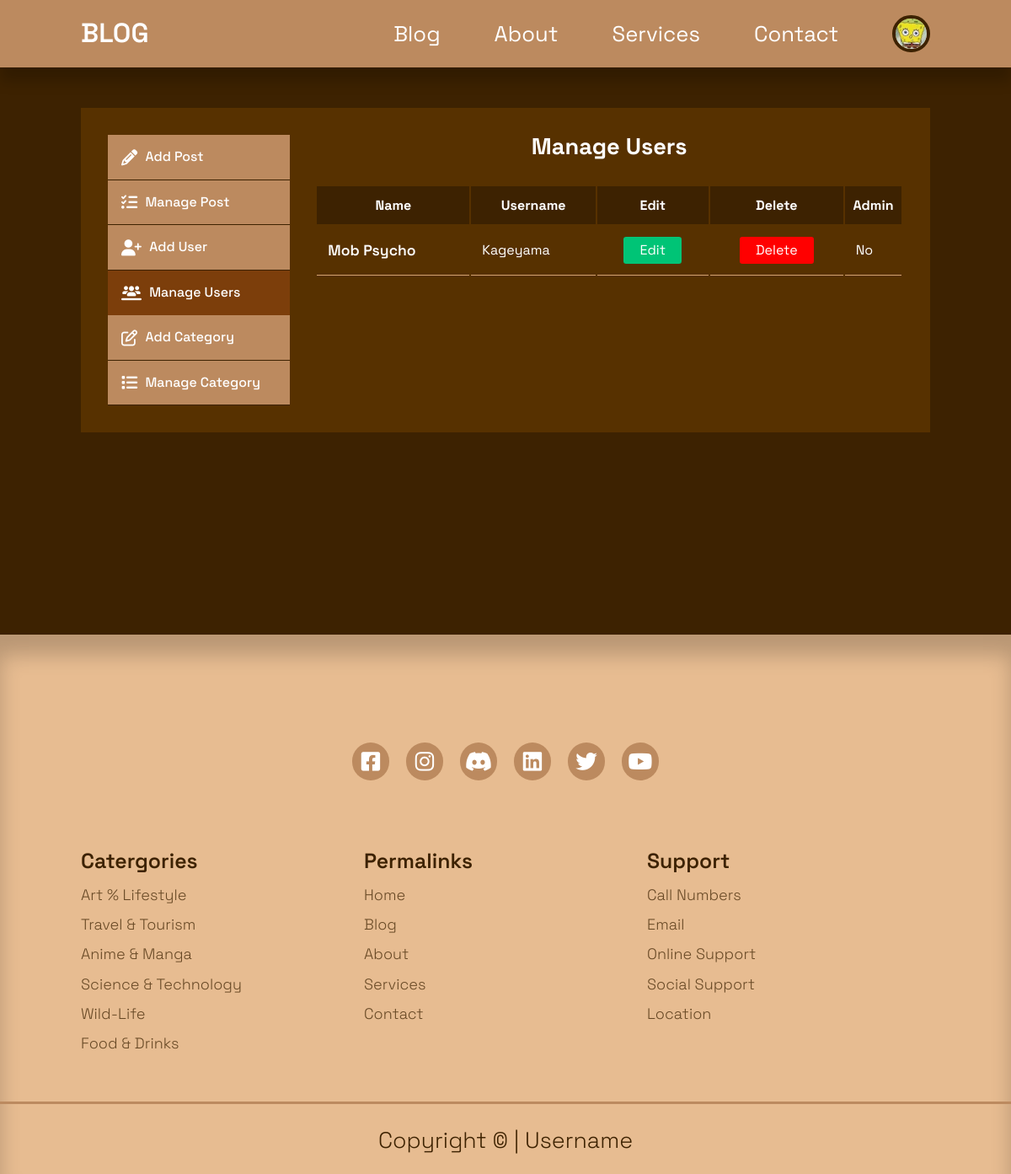
Before: /admin/manage-users.php (signed in) with the older database file.
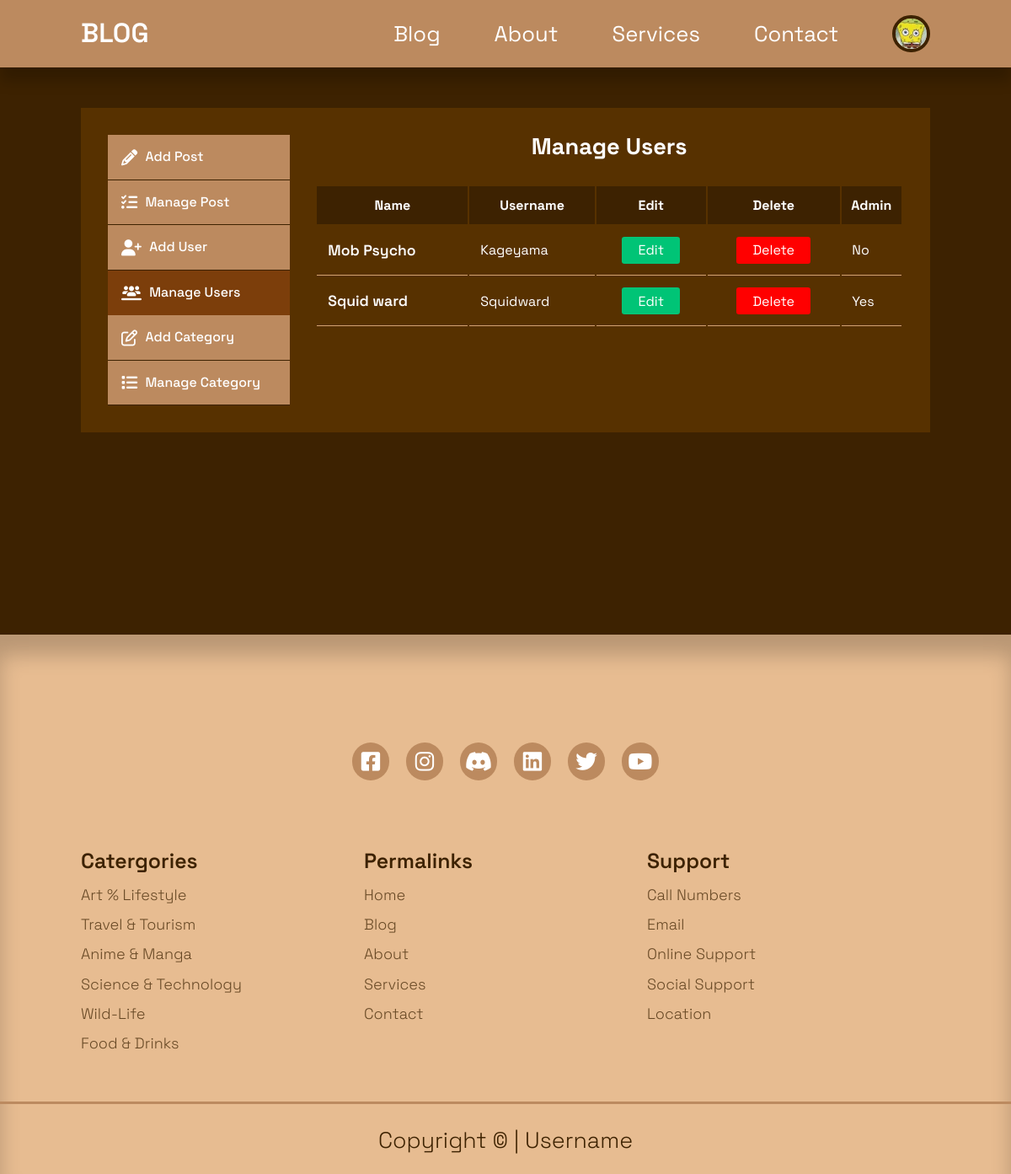
After: the same page with the newer database file.
### tables this page shows
CREATE TABLE `users` (
  `id` int(10) UNSIGNED NOT NULL,
  `firstname` varchar(30) NOT NULL,
  `lastname` varchar(30) NOT NULL,
  `username` varchar(30) NOT NULL,
  `email` varchar(60) NOT NULL,
  `password` varchar(255) NOT NULL,
  `avatar` varchar(100) NOT NULL,
  `is_admin` tinyint(1) NOT NULL
);

### admin/manage-users.php (the view, shortened to what this page needs)
<?php
  include 'partials/header.php';
  $current_admin_id = $_SESSION['user-id'];
  $query = "SELECT * FROM users WHERE NOT id=$current_admin_id";
  $users = mysqli_query($connection, $query);
?>
  <main>
    <section class="dashboard" >
      <div class="container dashboard-container">
        <aside>
          <ul>
            <li>
              <a href="add-post.php">
                <i class="fa-solid fa-pencil"></i>
                <h5>Add Post</h5>
              </a>
            </li>
            <li>
              <a href="index.php">
                <i class="fa-solid fa-list-check"></i>
                <h5>Manage Post</h5>
              </a>
            </li>
            <?php if(isset($_SESSION['user_is_admin'])) : ?>
            <li>
              <a href="add-user.php">
                <i class="fa-solid fa-user-plus"></i>
                <h5>Add User</h5>
              </a>
            </li>
            <li>
              <a href="manage-users.php" class="dashboard-active">
                <i class="fa-solid fa-users-line"></i>
                <h5>Manage Users</h5>
              </a>
            </li>
            <li>
              <a href="add-category.php">
                <i class="fa-regular fa-pen-to-square"></i>
                <h5>Add Category</h5>
              </a>
            </li>
            <li>
              <a href="manage-categories.php" class="active">
                <i class="fa-solid fa-list"></i>
                <h5>Manage Category</h5>
              </a>
            </li>
            <?php endif ?>
          </ul>
        </aside>
        <div class="main-table" >
          <h2>Manage Users</h2>
          <table>
            <thead>
              <tr>
                <th>Name</th>
                <th>Username</th>
                <th>Edit</th>
                <th>Delete</th>
                <th>Admin</th>
              </tr>
            </thead>
            <tbody>
              <tr>
                <?php while($user = mysqli_fetch_assoc($users)) : ?>
                <td><?= "{$user['firstname']} {$user['lastname']}" ?></td>
                <td><?= $user['username'] ?></td>
                <td>
                  <div>
                    <a href="<?= ROOT_URL ?>admin/edit-user.php?id=<?= $user['id'] ?>" class="edit-button sm" >Edit</a>
                  </div>
                </td>
                <td>
                  <div>
                    <a href="<?= ROOT_URL ?>admin/delete-user.php?id=<?= $user['id'] ?>" class="delete-button sm" >Delete</a>
                  </div>
                </td>
                <td><?= $user['is_admin'] ? 'Yes' : 'No' ?></td>
              </tr>
              <?php endwhile ?>
            </tbody>
          </table>
        </div>
      </div>
    </section>
  </main>
  <?php
  include '../partials/footer.php';
?>

### admin/partials/header.php (shortened to what this page needs)
<?php
  require'config/db.php';
   if(isset($_SESSION['user-id'])){
    $id = filter_var($_SESSION['user-id'], FILTER_SANITIZE_NUMBER_INT);
    $query = "SELECT avatar FROM users WHERE id = $id";
    $result = mysqli_query($connection, $query);
    $avatar = mysqli_fetch_assoc($result);
  }
?>
<!DOCTYPE html>
<html lang="en">
<head>
  <link rel="stylesheet" href="https://cdnjs.cloudflare.com/ajax/libs/font-awesome/6.4.0/css/all.min.css" />
  <link rel="stylesheet" href="../css/styles.css">
  <link rel="stylesheet" href="../css/form.css">
  <link rel="stylesheet" href="../css/dashboard.css">
</head>
<body>
  <header>
    <nav>
      <div class="container navbar-container">
        <a class="navbar-logo" href="<?= ROOT_URL ?>">BLOG</a>
        <ul class="navbar-items">
          <li><a href="<?= ROOT_URL ?>blog.php">Blog</a></li>
          <li><a href="<?= ROOT_URL ?>about.php">About</a></li>
          <li><a href="<?= ROOT_URL ?>services.php">Services</a></li>
          <li><a href="<?= ROOT_URL ?>contact.php">Contact</a></li>
          <?php if(isset($_SESSION['user-id'])) : ?>
            <li class="navbar-profile">
            <div class="avatar">
              <img src="<?= ROOT_URL . 'images/' . $avatar['avatar'] ?>">
            </div>
          </li>
          <?php else : ?>
          <li><a href="<?= ROOT_URL ?>login.php">login</a></li>
          <?php endif ?>
        </ul>
      </div>
    </nav>
  </header>
</body>
</html>

### partials/footer.php (shortened to what this page needs)
<footer>
  <section class="footer-socials" >
    <a href="https://facebook.com" target="_blank"><i class="fa-brands fa-square-facebook"></i></a>
    <a href="https://instagram.com" target="_blank"><i class="fa-brands fa-instagram"></i></a>
    <a href="https://discord.com" target="_blank"><i class="fa-brands fa-discord"></i></a>
    <a href="https://linkedin.com" target="_blank"><i class="fa-brands fa-linkedin"></i></a>
    <a href="https://twitter.com" target="_blank"><i class="fa-brands fa-twitter"></i></a>
    <a href="https://youtube.com" target="_blank"><i class="fa-brands fa-youtube"></i></a>
  </section>
  <div class="container footer-container">
    <article>
      <h4>Catergories</h4>
      <ul>
        <li><a href="">Art % Lifestyle</a></li>
        <li><a href="">Travel & Tourism</a></li>
        <li><a href="">Anime & Manga</a></li>
        <li><a href="">Science & Technology</a></li>
        <li><a href="">Wild-Life</a></li>
        <li><a href="">Food & Drinks</a></li>
      </ul>
    </article>
    <article>
      <h4>Permalinks</h4>
      <ul>
        <li><a href="index.php">Home</a></li>
        <li><a href="post.php">Blog</a></li>
        <li><a href="about.php">About</a></li>
        <li><a href="services.php">Services</a></li>
        <li><a href="contact.php">Contact</a></li>
      </ul>
    </article>
    <article>
      <h4>Support</h4>
      <ul>
        <li><a href="">Call Numbers</a></li>
        <li><a href="">Email</a></li>
        <li><a href="">Online Support</a></li>
        <li><a href="">Social Support</a></li>
        <li><a href="">Location</a></li>
      </ul>
    </article>
  </div>
  <section class="footer-copyright">
    <small>Copyright &copy | Username</small>
  </section>
</footer>

### css/styles.css (style rules this page uses)
:root { --color-primary:#BC8A5F; --color-primary-light:hsl(242,91%,69%,18%); --color-primary-variant:#D4A276; --color-primary1:#E7BC91; --color-primary2:#BC8A5F; --color-primary3:#A47148; --color-red:#da0f3f; --color-red-light:#db0f3f26; --color-green:#00c476; --color-green-light:#00c27426; --color-dark-gray:#f2f2fe4d; --color-light-gray:#f2f2feb3; --color-white:#ffffff; --color-black:#000000; --color-background-light: #573100; --color-background: #3d2201; --transition:all 0.15s ease; --color-secondary-dark:#0c013d; }
* { box-sizing: border-box; margin: 0; padding: 0; outline: 0; list-style-type: none; text-decoration: none; text-align: none; }
body { font-family: 'Space Grotesk', sans-serif; line-height: 1.6; color:var(--color-light-gray); overflow-x: hidden; background-color: var(--color-background); }
.container { width:70%; max-width:1800px; margin:0 auto; }
section { margin-top:3rem; width:100vw; }
h1,h2,h3,h4,h5 { color:var(--color-white); line-height: 1.3; }
h2 { font-size:1.7rem; margin:1rem 0; }
h4 { font-size:1rem; }
a { color:var(--color-white); transition: var(--transition); font-size: 1.6rem; }
img { display:block; width: 100%; object-fit:cover; }
nav { background: var(--color-primary); width:100vw; height:5rem; position:fixed; top: 0; z-index:10; box-shadow: 0 1rem 1rem rgba(0,0,0,0.2); }
.navbar-container { height: 100%; display: flex; justify-content: space-between; align-items: center; }
.avatar { width: 2.8rem; height: 2.8rem; border-radius: 50%; overflow: hidden; border: 0.3rem solid var(--color-background); }
.navbar-logo { font-weight:600; font-size: 2rem; }
.navbar-items { display: flex; align-items: center; gap:4rem; }
.navbar-profile { position: relative; cursor: pointer; }
footer { background-color: var(--color-primary1); padding:5rem 0 0; box-shadow: inset 0 1.5rem 1.5rem rgba(0,0,0,0.2); }
.footer-socials { margin-inline: auto; width: fit-content; margin-bottom: 5rem; display: flex; justify-content: space-between; align-items: center; gap:1.2rem; }
.footer-socials a { background-color: var(--color-primary); border-radius: 50%; width:2.8rem; height:2.8rem; display: flex; align-items: center; justify-content: center; }
.footer-container { display: grid; grid-template-columns: repeat(3,1fr); }
.footer-container li { margin: 0.4rem 0; color: var(--color-background); }
footer h4 { font-size: 1.55rem; font-weight: 600; margin-bottom: 0.6rem; color: var(--color-background); }
footer ul a { font-size: 1.125rem; font-weight: 300; opacity: 0.75; color: var(--color-background); }
.footer-copyright { text-align: center; border-top: 3px solid var(--color-primary2); padding: 1rem 0; font-size: 2rem; font-weight: 300; color: var(--color-background); }
@media screen and (max-width:1240px) { .container { width:84%; } }

### css/form.css (style rules this page uses)
:root { --color-primary:#BC8A5F; --color-primary-light:hsl(242,91%,69%,18%); --color-primary-variant:#D4A276; --color-primary1:#E7BC91; --color-primary2:#BC8A5F; --color-primary3:#A47148; --color-red:#ff0000; --color-red-light:#e7003626; --color-green:#00c476; --color-green-light:#00c27426; --color-dark-gray:#f2f2fe4d; --color-light-gray:#f2f2feb3; --color-white:#ffffff; --color-black:#000000; --color-background-light: #573100; --color-background: #3d2201; --transition:all 0.15s ease; --color-secondary-dark:#0c013d; }

Changed rows visible on the page:
added users: firstname "Squid", lastname "ward", username "Squidward", is_admin "Yes"
